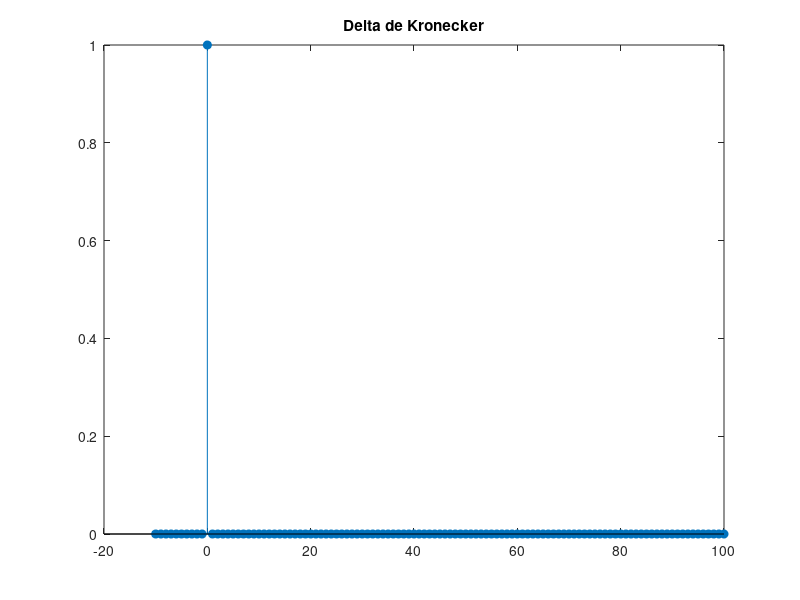

This figure's MATLAB source: (Note: this script raises an error after producing the figure.)
n= -10:100;
delta= (n==0);
figure;
stem(n,delta,'filled');
title('Delta de Kronecker');

%sistema 1
h1=(1/2) * (n==0) + (1/2) * (n==1);
%sistema 2
h2= (1/2) * (n==0) - (1/2) * (n==1);
%sistema 3 NO SE COMO SE HACE
h3= (1/4) * (n==0) + (1/4) * (n==1) + (1/2) * h3()

figure;
stem(n, h2, 'filled');
title('Respuesta Impulsional h[n] del sistema 1');
xlabel('n (muestras)');
ylabel('h[n]');
